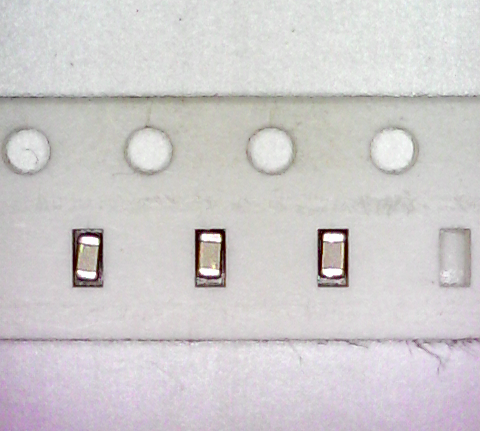
#> input picture tests/staticTape/tape3.png, 480 x 431 px
$ python staticTapeTemplate.py   (Python 2 division)
#> lines starting #> are read from the running program, lines starting #| are printed output that depends on the picture; after the words box and inside, x2 and y2 are one past the last pixel; in counts of white or black regions, pixels touching at a corner belong together
import numpy as np
import cv2
from matplotlib import pyplot as plt
import pprint
import math

# based on http://opencv-python-tutroals.readthedocs.org/en/latest/py_tutorials/py_imgproc/py_houghcircles/py_houghcircles.html


vision = False
# i pokud neni zaple vision, musi se hledat hned i prvni centrovaci kolecko, aby se dala vision zapnout i pozdeji


w = 8 # width of the tape in mm
p0 = 4 # pitch of sprocket holes on the tape in mm
p1 = 4 # pitch between parts
a0 = 1.2 # component size in X direction
b0 = 0.8 # component size in Y direction

tapeOrientation = 2 # 0-left X-, 1-top/back Y+, 2-right X+, 3-bottom/front Y-
pin1 = 'A' # pin 1 quadrant: Top, A, B, C, D

partCount = 4 # how many patrs the tape has.
partIndex = 1 # set the incremental index to 1 = 1st part in the tape

if vision is True:
	print('Top Vision: On')

else:
	print('Top Vision: Off')

#25,463 1st component

firstPartPos = (87,258) # normally determined by user by clicking into the image.
currentPartPos =  (0,0)
previousPartPos = firstPartPos

#===============================================================================


img = cv2.imread('tape3.png',0) # CCD image
#> img: shape (431, 480); min 2, max 254, mean 204.5
img2 = cv2.medianBlur(img, 5)
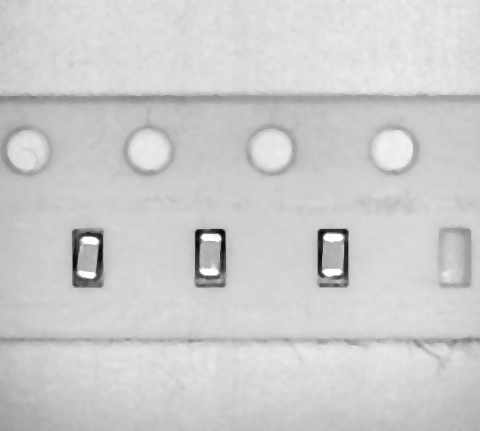
#> img2: shape (431, 480); min 11, max 253, mean 204.7

#img2 = cv2.Canny(img,20,330)

cimg = cv2.cvtColor(img,cv2.COLOR_GRAY2BGR)
cimg2 = cv2.cvtColor(img2,cv2.COLOR_GRAY2BGR)


crossColor = (255,0,0)
crossThickenss = 2


minDist = 30 # min distance between circles centers. Low enough value can even find circle inside circle. But it generates so many circles(useless). High value on the other side generate smaller amount of circles, but can miss the right one. So the strategy for PCB fiducials will be: Corp the CCD image only to small area where fiducial is expected. Use lower minDist value

circles = cv2.HoughCircles(img,cv2.HOUGH_GRADIENT,1,minDist,
                            param1=50,param2=30,minRadius=20,maxRadius=45)
#> circles = [[24.5, 151.5, 23.9], [146.5, 150.5, 24.1], [271.5, 150.5, 24.6], [390.5, 147.5, 22.4]]

circles2 = cv2.HoughCircles(img2,cv2.HOUGH_GRADIENT,1,minDist,
                            param1=50,param2=30,minRadius=20,maxRadius=45)
#> circles2 = [[148.5, 149.5, 25.8], [392.5, 149.5, 26], [27.5, 149.5, 20.7], [271.5, 150.5, 25.2]]


circles = np.uint16(np.around(circles))
#> circles = [[24, 152, 24], [146, 150, 24], [272, 150, 25], [390, 148, 22]]


#show all patrs positions

print ('1st part on firstPartPos')
# draw the crosshair
cv2.line(cimg2, (firstPartPos[0]-25, firstPartPos[1]), (firstPartPos[0]+25, firstPartPos[1]), crossColor,crossThickenss) # horizontal line
cv2.line(cimg2, (firstPartPos[0], firstPartPos[1]-30), (firstPartPos[0], firstPartPos[1]+30), crossColor,crossThickenss) # vertical line
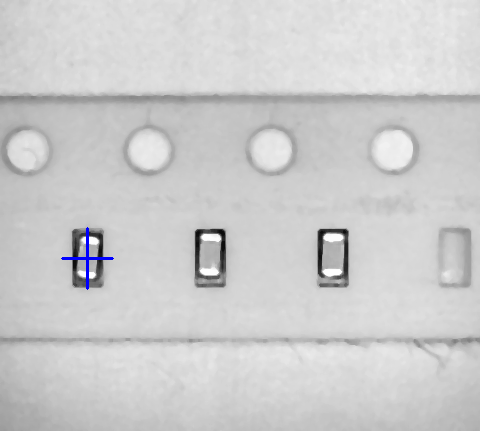
#> cimg2: shape (431, 480, 3); mean B, G, R 204.9, 204.5, 204.5


for x in range(2,partCount+1):


	if tapeOrientation == 0:
		currentPartPos = (previousPartPos[0]-123, previousPartPos[1])
	elif tapeOrientation == 1:
		currentPartPos = (previousPartPos[0], previousPartPos[1]+123)
	elif tapeOrientation == 2:
		currentPartPos = (previousPartPos[0]+123, previousPartPos[1])
	elif tapeOrientation == 3:
		currentPartPos = (previousPartPos[0], previousPartPos[1]-123)

	previousPartPos = currentPartPos
	print "Part %d is on pos X: %d Y: %d" % (x, currentPartPos[0], currentPartPos[1])

    	# draw the crosshair
    	cv2.line(cimg2, (currentPartPos[0]-25, currentPartPos[1]), (currentPartPos[0]+25, currentPartPos[1]), crossColor,crossThickenss) # horizontal line
    	cv2.line(cimg2, (currentPartPos[0], currentPartPos[1]-30), (currentPartPos[0], currentPartPos[1]+30), crossColor,crossThickenss) # vertical line
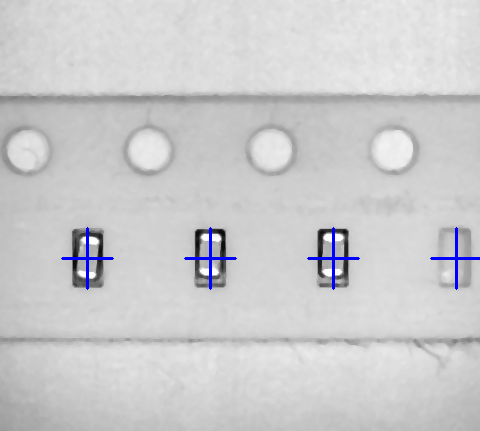
#> cimg2: shape (431, 480, 3); 0.48% of pixels changed, all inside (x1, y1, x2, y2) = (184, 227, 480, 290)


'''

for i in circles[0,:]:
    # draw the outer circle
    cv2.circle( cimg,(i[0],i[1]),i[2],(0,255,0),2)
    # draw the crosshair
    cv2.line(cimg, (i[0]-25, i[1]), (i[0]+25, i[1]), crossColor,crossThickenss) # horizontal line
    cv2.line(cimg, (i[0], i[1]-25), (i[0], i[1]+25), crossColor,crossThickenss) # vertical line
'''

#pprint.pprint(circles)

'''
circles2 = np.uint16(np.around(circles2))
for i in circles2[0,:]:
    # draw the outer circle
    cv2.circle( cimg2,(i[0],i[1]),i[2],(0,255,0),2)
    # draw the crosshair
    cv2.line(cimg2, (i[0]-25, i[1]), (i[0]+25, i[1]), crossColor,crossThickenss) # horizontal line
    cv2.line(cimg2, (i[0], i[1]-25), (i[0], i[1]+25), crossColor,crossThickenss) # vertical line
'''
#pprint.pprint(circles2)


fig = plt.figure()

#f1 = fig.add_subplot(221)
#f1.set_title('1. original')
#f1.imshow(img)

f2 = fig.add_subplot(121)
f2.set_title('2. medianBlur')
f2.imshow(img2)

#f3 = fig.add_subplot(223)
#f3.set_title('3. circles')
#f3.imshow(cimg)

f4 = fig.add_subplot(122)
f4.set_title('4. circles blur')
f4.imshow(cimg2)


#plt.imshow(img, 'gray'),plt.imshow(img2, 'gray'),
plt.show()
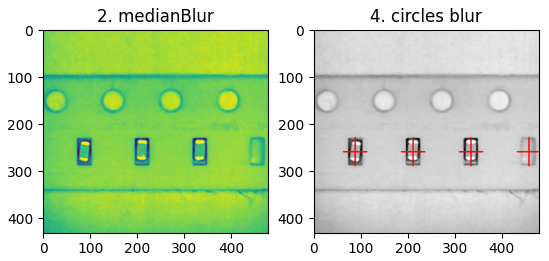
#> figure drawn by matplotlib, 2 panels; B, G, R data is drawn as R, G, B

$ run again, with tests/staticTape/tape2.png copied over tests/staticTape/tape3.png
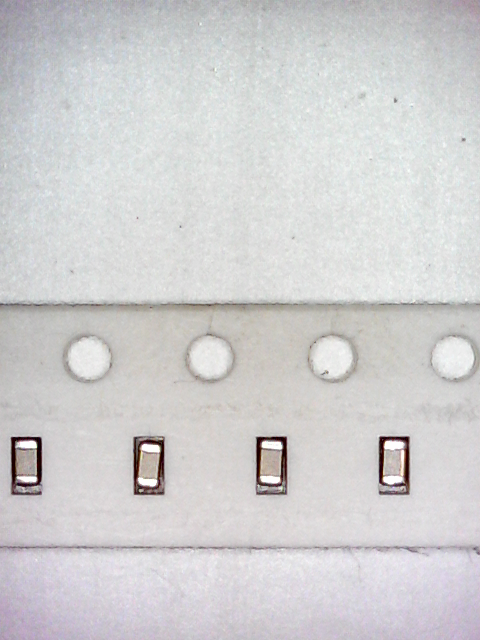
#> input picture tests/staticTape/tape2.png, 480 x 640 px
#> `circles = cv2.HoughCircles(img,cv2.HOUGH_GRADIENT,1,minDist, param1=50..`: circles = [[454.5, 357.5, 25.1], [331.5, 357.5, 25.7], [89.5, 357.5, 21.6], [211.5, 357.5, 24], [341.5, 94.5, 24.5]]
#> circles2 = [[87.5, 357.5, 25.7], [209.5, 357.5, 21], [456.5, 357.5, 24.3], [330.5, 357.5, 20.7]]
#> `circles = np.uint16(np.around(circles))`: circles = [[454, 358, 25], [332, 358, 26], [90, 358, 22], [212, 358, 24], [342, 94, 24]]
#> after the loop `for x in range(2,partCount+1):`:
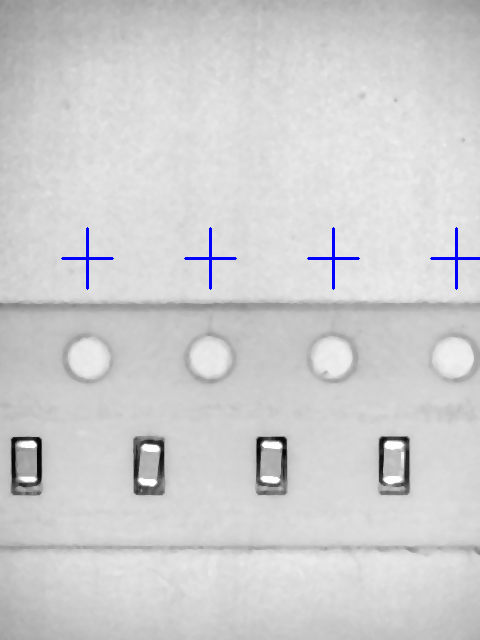
#> cimg2: shape (640, 480, 3); mean B, G, R 207.7, 206.7, 206.7
#> `plt.show()`:
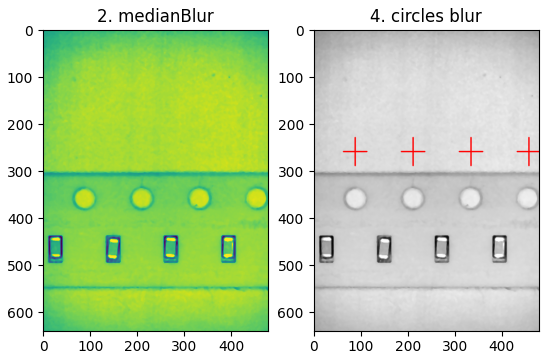
#> figure drawn by matplotlib, 2 panels; B, G, R data is drawn as R, G, B
